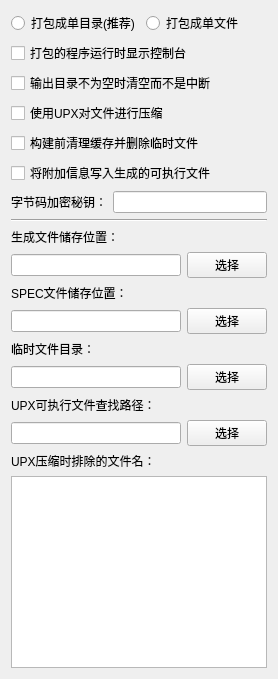
       <widget class="QWidget" name="tab_build_control">
        <attribute name="title">
         <string>生成控制</string>
        </attribute>
        <layout class="QVBoxLayout" name="verticalLayout_14">
         <item>
          <layout class="QVBoxLayout" name="verticalLayout_12">
           <item>
            <layout class="QHBoxLayout" name="horizontalLayout_9">
             <item>
              <widget class="QRadioButton" name="rb_pack_to_one_dir">
               <property name="toolTip">
                <string>将程序打包成单文件夹形式，exe可执行程序在文件夹的首层目录内。</string>
               </property>
               <property name="text">
                <string>打包成单目录(推荐)</string>
               </property>
              </widget>
             </item>
             <item>
              <widget class="QRadioButton" name="rb_pack_to_one_file">
               <property name="toolTip">
                <string>将程序以及添加的其他资源文件打包成单一文件的形式，启动速度较慢。</string>
               </property>
               <property name="text">
                <string>打包成单文件</string>
               </property>
              </widget>
             </item>
            </layout>
           </item>
           <item>
            <widget class="QCheckBox" name="cb_execute_with_console">
             <property name="toolTip">
              <string>打包完成后启动程序是否显示命令行窗口，注意，后缀为pyw的主程序打包后不显示控制台，此项设置失效。</string>
             </property>
             <property name="text">
              <string>打包的程序运行时显示控制台</string>
             </property>
            </widget>
           </item>
           <item>
            <widget class="QCheckBox" name="cb_without_confirm">
             <property name="toolTip">
              <string>当要储存生成的exe可执行文件的文件夹不为空时，是否清空该文件夹。</string>
             </property>
             <property name="text">
              <string>输出目录不为空时清空而不是中断</string>
             </property>
            </widget>
           </item>
           <item>
            <widget class="QCheckBox" name="cb_use_upx">
             <property name="toolTip">
              <string>打包过程中是否使用upx对文件进行压缩。
注意，某些二进制文件在经过upx压缩后可能无法正常运行。
仅当系统环境变量PATH中有upx路径信息或在以下“upx可执行文件查找路径”指定了upx查找路径时，此项设置才生效。</string>
             </property>
             <property name="text">
              <string>使用UPX对文件进行压缩</string>
             </property>
            </widget>
           </item>
           <item>
            <widget class="QCheckBox" name="cb_clean_before_build">
             <property name="toolTip">
              <string>生成exe可执行文件前是否清空PYINSTALLER生成的临时文件夹(临时文件可用于下次加速生成)。</string>
             </property>
             <property name="text">
              <string>构建前清理缓存并删除临时文件</string>
             </property>
            </widget>
           </item>
           <item>
            <widget class="QCheckBox" name="cb_write_info_to_exec">
             <property name="toolTip">
              <string>勾选此选项则将&quot;附加信息&quot;标签页中的条目写入生成的exe文件。</string>
             </property>
             <property name="text">
              <string>将附加信息写入生成的可执行文件</string>
             </property>
            </widget>
           </item>
           <item>
            <layout class="QHBoxLayout" name="horizontalLayout_15">
             <item>
              <widget class="QLabel" name="label_11">
               <property name="toolTip">
                <string>用于加密打包过程中生成PYC文件时的加密，此项可留空。</string>
               </property>
               <property name="text">
                <string>字节码加密秘钥：</string>
               </property>
              </widget>
             </item>
             <item>
              <widget class="QLineEdit" name="le_bytecode_encryption_key">
               <property name="contextMenuPolicy">
                <enum>Qt::NoContextMenu</enum>
               </property>
               <property name="toolTip">
                <string>用于加密打包过程中生成PYC文件时的加密，此项可留空。</string>
               </property>
              </widget>
             </item>
            </layout>
           </item>
           <item>
            <widget class="Line" name="line_4">
             <property name="orientation">
              <enum>Qt::Horizontal</enum>
             </property>
            </widget>
           </item>
           <item>
            <layout class="QVBoxLayout" name="verticalLayout_9">
             <item>
              <widget class="QLabel" name="label_8">
               <property name="toolTip">
                <string>此项可留空，默认储存位置：&quot;项目根目录/DIST&quot;。</string>
               </property>
               <property name="text">
                <string>生成文件储存位置：</string>
               </property>
              </widget>
             </item>
             <item>
              <layout class="QHBoxLayout" name="horizontalLayout_12">
               <item>
                <widget class="QLineEdit" name="le_output_dir">
                 <property name="contextMenuPolicy">
                  <enum>Qt::NoContextMenu</enum>
                 </property>
                 <property name="toolTip">
                  <string>此项可留空，默认储存位置：&quot;项目根目录/DIST&quot;。</string>
                 </property>
                </widget>
               </item>
               <item>
                <widget class="QPushButton" name="pb_select_output_dir">
                 <property name="text">
                  <string>选择</string>
                 </property>
                </widget>
               </item>
              </layout>
             </item>
            </layout>
           </item>
           <item>
            <layout class="QVBoxLayout" name="verticalLayout_15">
             <item>
              <widget class="QLabel" name="label_17">
               <property name="toolTip">
                <string>此项可留空，默认储存位置：&quot;项目根目录&quot;。</string>
               </property>
               <property name="text">
                <string>SPEC文件储存位置：</string>
               </property>
              </widget>
             </item>
             <item>
              <layout class="QHBoxLayout" name="horizontalLayout_16">
               <item>
                <widget class="QLineEdit" name="le_spec_dir">
                 <property name="contextMenuPolicy">
                  <enum>Qt::NoContextMenu</enum>
                 </property>
                 <property name="toolTip">
                  <string>此项可留空，默认储存位置：&quot;项目根目录&quot;。</string>
                 </property>
                </widget>
               </item>
               <item>
                <widget class="QPushButton" name="pb_select_spec_dir">
                 <property name="text">
                  <string>选择</string>
                 </property>
                </widget>
               </item>
              </layout>
             </item>
            </layout>
           </item>
           <item>
            <layout class="QVBoxLayout" name="verticalLayout_11">
             <item>
              <widget class="QLabel" name="label_10">
               <property name="toolTip">
                <string>此项可留空，默认目录：&quot;项目根目录/BUILD&quot;。</string>
               </property>
               <property name="text">
                <string>临时文件目录：</string>
               </property>
              </widget>
             </item>
             <item>
              <layout class="QHBoxLayout" name="horizontalLayout_14">
               <item>
                <widget class="QLineEdit" name="le_temp_working_dir">
                 <property name="contextMenuPolicy">
                  <enum>Qt::NoContextMenu</enum>
                 </property>
                 <property name="toolTip">
                  <string>此项可留空，默认目录：&quot;项目根目录/BUILD&quot;。</string>
                 </property>
                </widget>
               </item>
               <item>
                <widget class="QPushButton" name="pb_select_temp_working_dir">
                 <property name="text">
                  <string>选择</string>
                 </property>
                </widget>
               </item>
              </layout>
             </item>
            </layout>
           </item>
           <item>
            <layout class="QVBoxLayout" name="verticalLayout_10">
             <item>
              <widget class="QLabel" name="label_9">
               <property name="toolTip">
                <string>UPX.EXE文件所在目录。
此项可留空，找不到UPX时将不进行压缩。
当系统环境变量PATH中有UPX路径时，此项不需要指定也可使用UPX。</string>
               </property>
               <property name="text">
                <string>UPX可执行文件查找路径：</string>
               </property>
              </widget>
             </item>
             <item>
              <layout class="QHBoxLayout" name="horizontalLayout_13">
               <item>
                <widget class="QLineEdit" name="le_upx_search_path">
                 <property name="contextMenuPolicy">
                  <enum>Qt::NoContextMenu</enum>
                 </property>
                 <property name="toolTip">
                  <string>UPX.EXE文件所在目录。
此项可留空，找不到UPX时将不进行压缩。
当系统环境变量PATH中有UPX路径时，此项不需要指定也可使用UPX。</string>
                 </property>
                </widget>
               </item>
               <item>
                <widget class="QPushButton" name="pb_select_upx_search_path">
                 <property name="text">
                  <string>选择</string>
                 </property>
                </widget>
               </item>
              </layout>
             </item>
            </layout>
           </item>
           <item>
            <layout class="QVBoxLayout" name="verticalLayout_13">
             <item>
              <widget class="QLabel" name="label_14">
               <property name="toolTip">
                <string>使用UPX进行压缩时需要忽略的文件，每行一个文件名。
某些动态链接库或可执行文件经过UPX压缩后可能无法运行，可将这些文件名添加到此处以使UPX在压缩时略过。</string>
               </property>
               <property name="text">
                <string>UPX压缩时排除的文件名：</string>
               </property>
              </widget>
             </item>
             <item>
              <widget class="QTextEdit" name="te_upx_exclude_files">
               <property name="contextMenuPolicy">
                <enum>Qt::NoContextMenu</enum>
               </property>
               <property name="acceptDrops">
                <bool>false</bool>
               </property>
               <property name="toolTip">
                <string>使用UPX进行压缩时需要忽略的文件，每行一个文件名。
某些动态链接库或可执行文件经过UPX压缩后可能无法运行，可将这些文件名添加到此处以使UPX在压缩时略过。</string>
               </property>
              </widget>
             </item>
            </layout>
           </item>
          </layout>
         </item>
        </layout>
       </widget>
